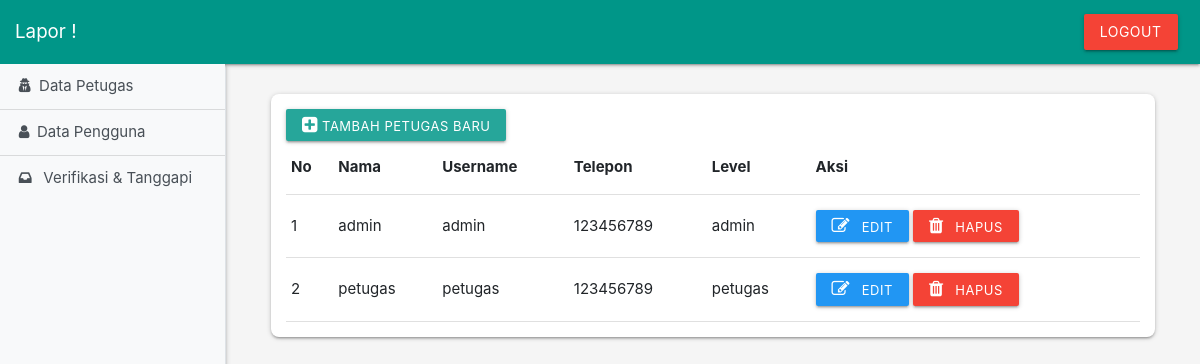
The page /petugas_laporan.php (signed in) on the database its author committed.
### tables this page shows
CREATE TABLE `petugas` (
  `id_petugas` int(11) NOT NULL,
  `nama_petugas` varchar(36) NOT NULL,
  `username` varchar(255) NOT NULL,
  `password` varchar(99) NOT NULL,
  `telp` varchar(13) NOT NULL,
  `level` set('admin','petugas') NOT NULL DEFAULT 'petugas'
);

### views/v_data_petugas.php (the view, shortened to what this page needs)
<?php
require_once 'layouts/header.php';
?>
<div class="content">
    <div class="letak">
        <a href="<?php echo SITE_URL; ?>/petugas_laporan.php?action=new"
            class="btn-small waves-effect waves-light place">
            <i class="fa fa-plus-square"></i> Tambah Petugas Baru</a>
    </div>
    <div class="responsive-table">
        <table border="1" style="width: 100%">
            <tr>
                <th>No</th>
                <th>Nama</th>
                <th>Username</th>
                <th>Telepon</th>
                <th>Level</th>
                <th>Aksi</th>
            </tr>
            <?php $i = 1;
            foreach ($petugas as $a) :
            ?>
            <tr>
                <td><?php echo $i; ?></td>
                <td><?php echo $a['nama_petugas'] ?></td>
                <td><?php echo $a['username'] ?></td>
                <td><?php echo $a['telp'] ?></td>
                <td><?php echo $a['level'] ?></td>
                <td>
                    <a href="<?php echo SITE_URL; ?>/petugas_laporan.php?action=edit&id=<?php echo $a['id_petugas'] ?>"
                        class="btn-small waves-effect waves-light place blue"><i class="fa fa-edit mr-2"></i>
                        Edit</a>
                    <a href="<?php echo SITE_URL; ?>/petugas_laporan.php?action=delete&id=<?php echo $a['id_petugas'] ?>"
                        class="btn-small waves-effect waves-light place red"><i class="fa fa-trash mr-2"></i>
                        Hapus</a>
                </td>
            </tr>
            <?php $i++;
            endforeach; ?>
        </table>
    </div>
</div>
<?php
require_once 'layouts/footer.php';
?>

### assets/css/simple-sidebar.css (style rules this page uses)
body { overflow-x: hidden; }

### assets/css/style.css (style rules this page uses)
body { background: #f5f5f5; }
.content { margin: 2em; padding: 1em; background: #fff; border-radius: 8px; box-shadow: 0 2px 2px 0 rgba(0, 0, 0, 0.14), 0 3px 1px -2px rgba(0, 0, 0, 0.12), 0 1px 5px 0 rgba(0, 0, 0, 0.2); }
.letak { position: relative; display: -ms-flexbox; display: flex; -ms-flex-wrap: wrap; flex-wrap: wrap; -ms-flex-align: center; align-items: center; -ms-flex-pack: justify; justify-content: space-between; }

### rows shown on the page
petugas: nama_petugas "admin", username "admin", telp "123456789", level "admin"
petugas: nama_petugas "petugas", username "petugas", telp "123456789", level "petugas"
